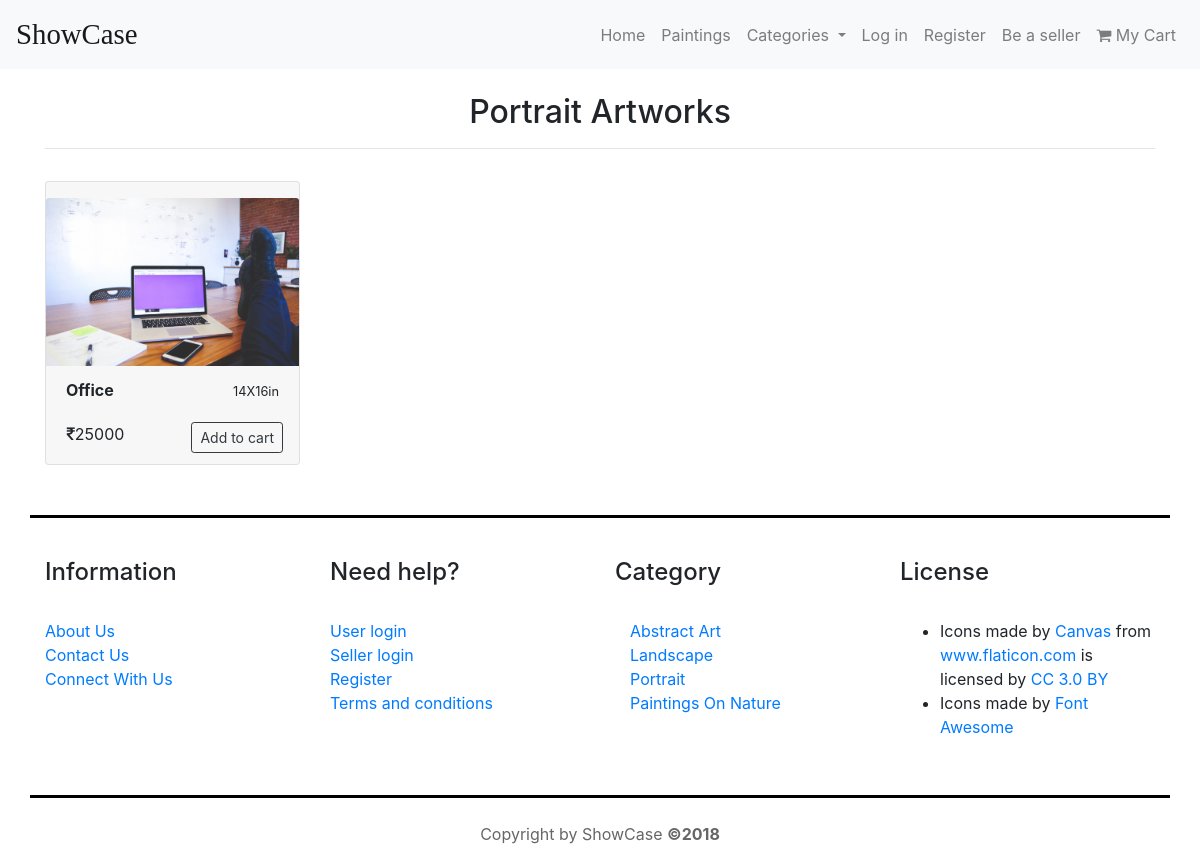
/category.php?category=Portrait, run on the app's committed database.
### tables this page shows
CREATE TABLE `product` (
  `id` int(11) NOT NULL,
  `title` varchar(255) DEFAULT NULL,
  `type` varchar(255) DEFAULT NULL,
  `surface` varchar(255) DEFAULT NULL,
  `delivery` varchar(255) DEFAULT NULL,
  `image` varchar(255) DEFAULT NULL,
  `longdesc` mediumtext,
  `shortdesc` varchar(255) DEFAULT NULL,
  `yearofartwork` year(4) DEFAULT NULL,
  `width` int(11) DEFAULT NULL,
  `height` int(11) DEFAULT NULL,
  `price` int(11) DEFAULT NULL,
  `sellerid` int(11) DEFAULT NULL,
  `category` varchar(255) DEFAULT NULL
);

### function.php (called while the page is built, shortened)
<?php
class DB_connect
{
	function __construct()
	{
		$conn = new mysqli(SERVERNAME, 'root', PASSWORD,DATABASENAME);
		$this->dbh=$conn;
	}
	public function select_by_colname_reloaded($tablename,$cols,$colname,$colvalue)
	{
		$col="";
		foreach($cols as $x)
		{
			$col.=$x.",";
		}
		$col=rtrim($col,",");
		$sql="SELECT $col FROM $tablename WHERE $colname='$colvalue'";
		$result=mysqli_query($this->dbh,$sql);
		if ($result)
		{
    			return $result;
		}
		else
		{
    		echo "Error: " . $sql . "<br>" . $this->dbh->error;
		}
	}
}
?>

### elements/show_current_category.php (the view, shortened to what this page needs)
<?php
require_once "function.php";
$show=new DB_connect();
$cols=array("id","title","type","width","height","price","shortdesc","image","sellerid");
$result=$show->select_by_colname_reloaded('product',$cols,'category',$_GET['category']);
?>
<?php
	$count=0;
	if($count==0 or $count%5==0)
	{
		echo '<div class="row">';
	}
 	while($row=mysqli_fetch_array($result))
			{
	?>
	<div class="col-lg-3 col-sm-4 col-xs-6 product-view">
		<div class="card">
			<div class="card-header category-view"></div>
			<a href="details.php?product_id=<?php echo $row['id']+8887; ?> ">
				<img class="card-img-top" src="gallery/<?php echo $row['image']; ?>">
			</a>
			<div class="card-header" style="overflow:hidden;">
				<span class="float-left" ><b><?php  echo  $row["title"]; ?></b></span>
				<span class="float-right">   <small>  <?php echo $row['width'].'X'.$row['height'].'in' ?>  </small> </span>
			</div>
			<div class="card-footer">
				<span class="float-left"><i class="fa fa-rupee"></i><?php echo $row['price']; ?></span>
				<button type="button" class="btn btn-sm btn-outline-dark float-right"
				 onclick="window.location.href='controllers/addtocart.php?product_id=<?php echo $row['id']+8887; ?>';">Add to cart</button>
			</div>
		</div>
	</div>
	<?php } ?>
	<?php if($put=1){echo "</div>"; $put=0;} ?>
</div>

### style.css (style rules this page uses)
.product-view { padding-top:1rem; }
.card-header { border:none; }
.card-footer { padding-right:1rem;;border: none;padding-top:0.5rem;padding-bottom:0.7rem;padding-left:1.3rem; }
.category-view { padding:0.5rem;padding-left:1rem; }

### data on the page
product: image (picture), title "Office", width "14", height "16", price "25000"

### other printed values
$_GET['category'] "Portrait"
